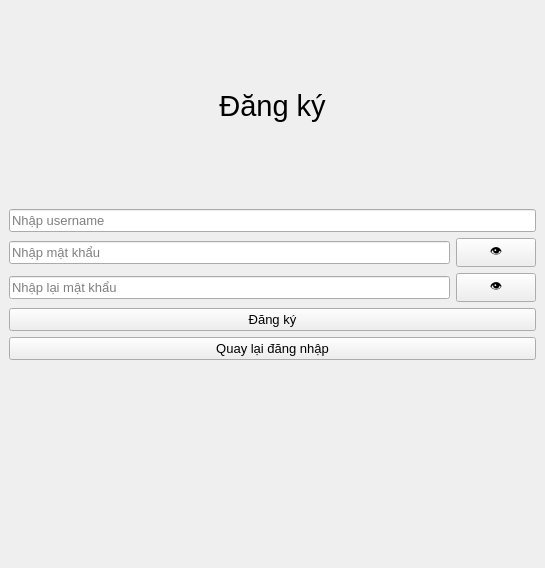
<?xml version="1.0" encoding="UTF-8"?>
<ui version="4.0">
 <class>MainWindow</class>
 <widget class="QMainWindow" name="MainWindow">
  <property name="geometry">
   <rect>
    <x>0</x>
    <y>0</y>
    <width>545</width>
    <height>568</height>
   </rect>
  </property>
  <property name="windowTitle">
   <string>Register</string>
  </property>
  <widget class="QWidget" name="centralwidget">
   <layout class="QVBoxLayout" name="verticalLayout">
    <item>
     <widget class="QLabel" name="label">
      <property name="font">
       <font>
        <pointsize>22</pointsize>
       </font>
      </property>
      <property name="text">
       <string>Đăng ký</string>
      </property>
      <property name="alignment">
       <set>Qt::AlignCenter</set>
      </property>
     </widget>
    </item>
    <item>
     <widget class="QLineEdit" name="txtUsername">
      <property name="font">
       <font>
        <pointsize>10</pointsize>
       </font>
      </property>
      <property name="placeholderText">
       <string>Nhập username</string>
      </property>
     </widget>
    </item>
    <item>
     <layout class="QHBoxLayout">
      <item>
       <widget class="QLineEdit" name="txtPassword">
        <property name="font">
         <font>
          <pointsize>10</pointsize>
         </font>
        </property>
        <property name="echoMode">
         <enum>QLineEdit::Password</enum>
        </property>
        <property name="placeholderText">
         <string>Nhập mật khẩu</string>
        </property>
       </widget>
      </item>
      <item>
       <widget class="QPushButton" name="btnTogglePassword">
        <property name="text">
         <string>👁</string>
        </property>
       </widget>
      </item>
     </layout>
    </item>
    <item>
     <layout class="QHBoxLayout">
      <item>
       <widget class="QLineEdit" name="txtConfirmPassword">
        <property name="font">
         <font>
          <pointsize>10</pointsize>
         </font>
        </property>
        <property name="echoMode">
         <enum>QLineEdit::Password</enum>
        </property>
        <property name="placeholderText">
         <string>Nhập lại mật khẩu</string>
        </property>
       </widget>
      </item>
      <item>
       <widget class="QPushButton" name="btnToggleConfirm">
        <property name="text">
         <string>👁</string>
        </property>
       </widget>
      </item>
     </layout>
    </item>
    <item>
     <widget class="QPushButton" name="btnRegister">
      <property name="font">
       <font>
        <pointsize>10</pointsize>
       </font>
      </property>
      <property name="text">
       <string>Đăng ký</string>
      </property>
     </widget>
    </item>
    <item>
     <widget class="QPushButton" name="btnBackLogin">
      <property name="font">
       <font>
        <pointsize>10</pointsize>
       </font>
      </property>
      <property name="text">
       <string>Quay lại đăng nhập</string>
      </property>
     </widget>
    </item>
    <item>
     <widget class="QLabel" name="lblError">
      <property name="styleSheet">
       <string notr="true">color: red;</string>
      </property>
      <property name="text">
       <string/>
      </property>
     </widget>
    </item>
   </layout>
  </widget>
 </widget>
 <resources/>
 <connections/>
</ui>
